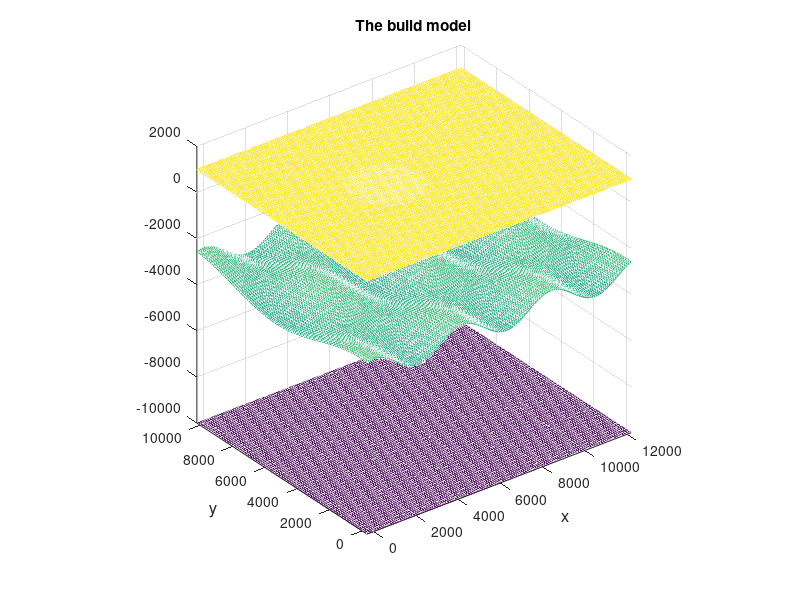

Source code (MATLAB):
% Generate a low velocity basin model 

clear all;
close all;

%------------------------------------------------------------------------------
%-- x and y sampling
%------------------------------------------------------------------------------

nghost = 3;
nx = 126;
ny = 106;
dx = 100;
dy = 100;
x0 = 0.0 - nghost * dx;
y0 = 0.0 - nghost * dy;
Lx = nx * dx;
Ly = ny * dy;

x1d = [0 : nx-1] * dx + x0;
y1d = [0 : ny-1] * dy + y0;

basin_x0 = x1d(50);
basin_y0 = y1d(53);
basin_e0 = 0.0 ;
basin_r0 = 15 * dx;

%------------------------------------------------------------------------------
%-- velocity structures
%------------------------------------------------------------------------------

num_of_layer = 3;

%- roughly depth of each interface
dep     = [-1e3, basin_r0, 3e3, 10e3];
%dep     = [0, basin_r0, 3e3, 10e3];

Vp      = [ 1500, 3000, 5000, 8000];
Vp_grad = [ 0.2 ,  0.0, 0.0,  0 ];
Vp_pow  = [ 1.0 ,  1.0, 1.0,  1 ];

Vs       = [ 1000, 1500, 2500, 3000 ];
Vs_grad  = [ 0.2 ,  0.0, 0.0,  0 ];
Vs_pow  = [ 1.0 ,  1.0, 1.0,  1 ];

den      = [ 1000, 2000, 3000, 3500 ];
den_grad = [ 0.2 ,  0.0, 0.0,  0 ];
den_pow  = [ 1.0 ,  1.0, 1.0,  1 ];

[x2d, y2d] = meshgrid(x1d,y1d);

%-- calculate elevation of each interface
elev_int = zeros(ny, nx, num_of_layer+1);

%-- 1st: free surface
elev_int(:,:,1) = -dep(1);

%-- 2nd: basin
elev_int(:,:,2) = elev_int(:,:,1);
for j = 1 : ny
for i = 1 : nx
    r2d = sqrt((x1d(i) - basin_x0)^2 + (y1d(j) - basin_y0)^2);
    %if in basin
    if r2d <= basin_r0
      %-- (x-x0)^2 + (y-y0)^2 + (e-e0)^2 = r^2
      elev_int(j,i,2) = - (sqrt( basin_r0^2 - r2d^2 ) + basin_e0 );
    end
end
end

%-- 3rd: topo
num_circle_x = 3; %- how many circle along x
num_circle_y = 1; %- how many circle along y

elev_int(:,:,3) =    cos(num_circle_x * x2d / Lx * 2*pi)  ...
                  .* cos(num_circle_y * y2d/Ly*2*pi) ...
                  .* 5 * dx ...
                  - dep(3);

%-- 4rd: topo
elev_int(:,:,4) = -dep(4);

%------------------------------------------------------------------------------
%-- plot
%------------------------------------------------------------------------------

figure;
for ilay = 1 : num_of_layer+1
    mesh(x2d, y2d, elev_int(:,:,ilay));
    hold on;
    xlabel('x','fontsize', 12);
    ylabel('y','fontsize', 12);
    axis image;
    title('The build model');
end

%%%% 
%figure;
%drawmodel(501,501,300,-2500,0,-3000,10,10,10,'rho.dat',[],0,[]);

%==============================================================================
%-- write file
%==============================================================================

fnm_ou = 'basin_rho.md3lay'
fid = fopen(fnm_ou,'w');
fprintf(fid, '%d\n', num_of_layer + 1);
fprintf(fid, '%d %d %f %f %f %f\n', nx, ny, x0, y0, dx, dy);
  for ilay = 1 : num_of_layer+1
      for j = 1 : ny
          for i = 1 : nx
            	fprintf(fid, '%f %f %f %f\n', elev_int(j,i,ilay), ...
                    den(ilay), den_grad(ilay), den_pow(ilay));
          end
      end
  end
fclose(fid);

fnm_ou = 'basin_Vp.md3lay'
fid = fopen(fnm_ou,'w');
fprintf(fid, '%d\n', num_of_layer + 1);
fprintf(fid, '%d %d %f %f %f %f\n', nx, ny, x0, y0, dx, dy);
  for ilay = 1 : num_of_layer+1
      for j = 1 : ny
          for i = 1 : nx
            	fprintf(fid, '%f %f %f %f\n', elev_int(j,i,ilay), ...
                    Vp(ilay), Vp_grad(ilay), Vp_pow(ilay));
          end
      end
  end
fclose(fid);

fnm_ou = 'basin_Vs.md3lay'
fid = fopen(fnm_ou,'w');
fprintf(fid, '%d\n', num_of_layer + 1);
fprintf(fid, '%d %d %f %f %f %f\n', nx, ny, x0, y0, dx, dy);
  for ilay = 1 : num_of_layer+1
      for j = 1 : ny
          for i = 1 : nx
            	fprintf(fid, '%f %f %f %f\n', elev_int(j,i,ilay), ...
                    Vs(ilay), Vs_grad(ilay), Vs_pow(ilay));
          end
      end
  end
fclose(fid);

